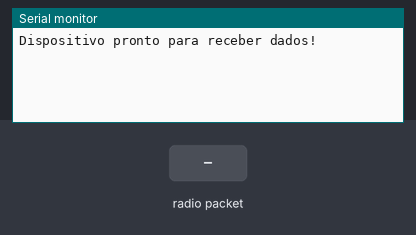
Recording of a sketch running on a simulated Arduino Uno, built with avr-gcc and run on an emulated ATmega328P. Parts: the last lines printed to the serial monitor. Inputs (shaded band) come from the test bench. No radio packets arrive unless stated.

Above: at 1.2 s.
1.3 s: radio packet "1" arrives
At 2.1 s:
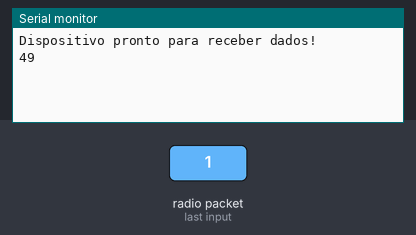
2.8 s: radio packet "0" arrives
At 3.2 s:
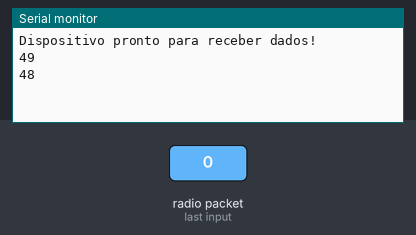
4.3 s: radio packet "2" arrives
At 5.6 s:
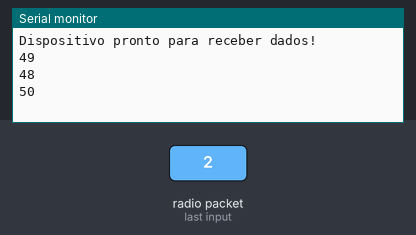

Measured:
- after the input at 1.3 s, the serial monitor: prints a new line at once (image 1)
- after the input at 2.8 s, the serial monitor: prints a new line at once (image 2)
- after the input at 4.3 s, the serial monitor: prints a new line at once (image 3)

The sketch:

receiver.ino
```cpp
#include <VirtualWire.h>

uint8_t message[VW_MAX_MESSAGE_LEN];
uint8_t len = VW_MAX_MESSAGE_LEN;

void setup() {
  Serial.begin(9600);
  Serial.println("Dispositivo pronto para receber dados!");
  vw_set_rx_pin(11);
  vw_setup(2000);
  vw_rx_start();
}

void loop() {
  if (vw_get_message(message, &len)){
    Serial.println(message[0]);
  }
}
```
